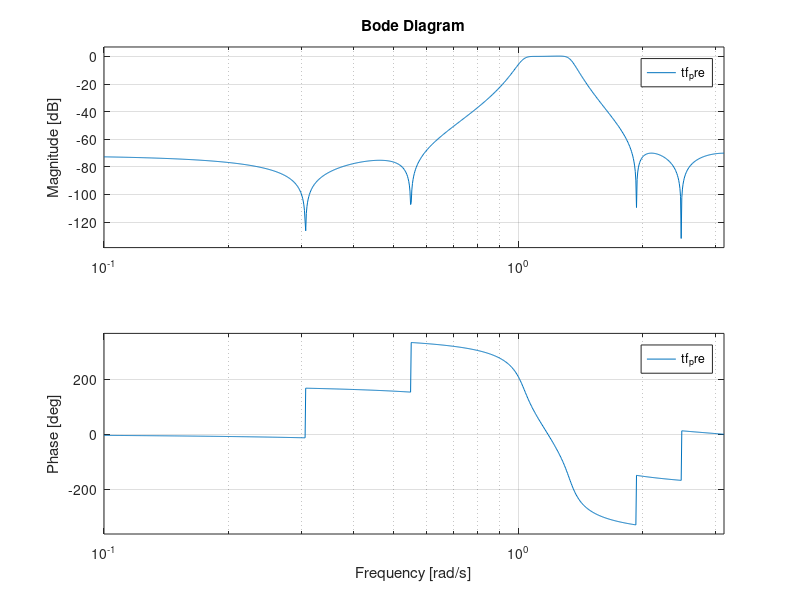
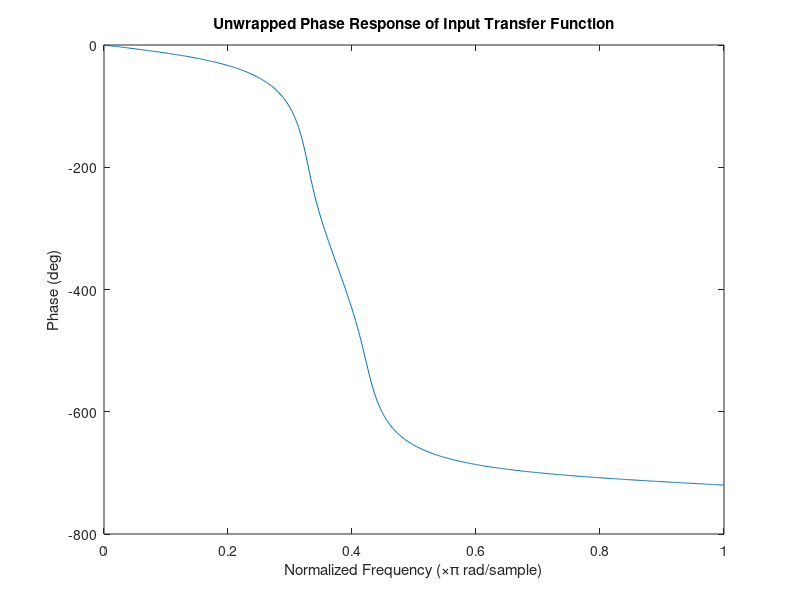
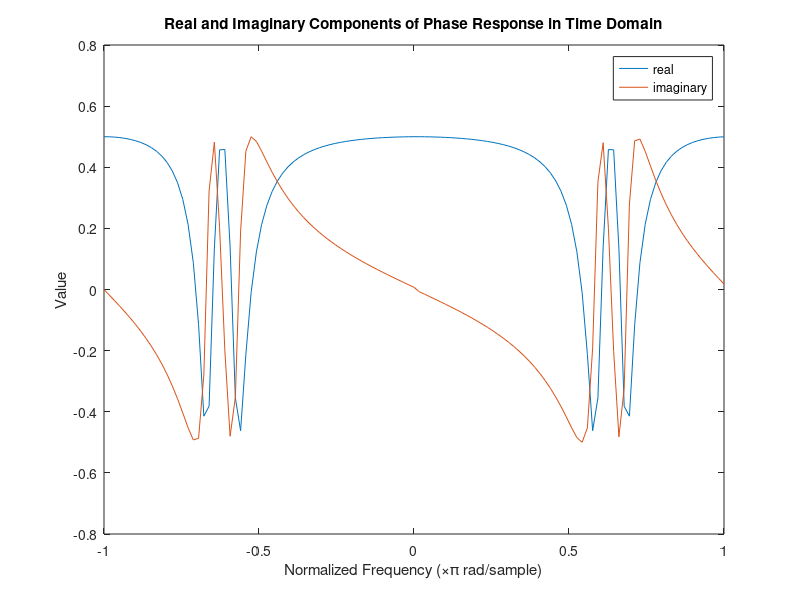
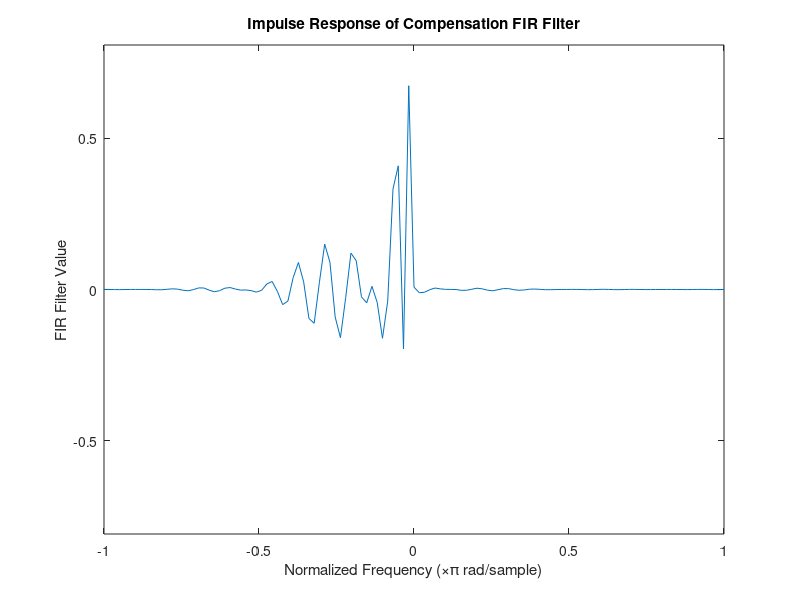

Reproduce these figures in MATLAB, in order.
clear all
close all
pkg('load', 'optim');
pkg('load', 'control');
pkg('load', 'signal');

function b = approx_eq(v1, v2, epsilon)
    d = abs(v1 - v2);
    b = (d < epsilon);
endfunction

function pha_out = rm_pi_jumps(pha_in)
    n = numel(pha_in);
    epsilon = 0.2;
    rolling_offset = 0;
    pha_out = [pha_in(1)];
    for idx = 2:n;
        if (approx_eq(pha_in(idx) - pha_in(idx-1), pi, epsilon))
            rolling_offset -= pi;
        elseif (approx_eq(pha_in(idx) - pha_in(idx-1), -pi, epsilon))
            rolling_offset += pi;
        endif
        pha_out(idx) = pha_in(idx) + rolling_offset;
    endfor
endfunction

function b = is_steeper(w, pha_in, k)
    b = true;
    for idx = 1:numel(w)
        if (w(idx)*k > pha_in(idx))
            b = false;
            return;
        endif 
    endfor
endfunction

function target_delay = find_target_delay(w, pha_in)
    k = pha_in(end)/w(end) + 0.001;
    while (!is_steeper(w, pha_in, k))
        k *= 1.01;
    endwhile
    target_delay = k;
endfunction

#num = [0.0023    0.0058    0.0102    0.0118    0.0102    0.0058    0.0023]
#den = [1.0000   -3.2076    4.6897   -3.8538    1.8573   -0.4931    0.0561]
#num = [1.0349   -0.9159    0.7704   -0.4199    0.1551]
#den = [1.0000   -0.9882    0.7910   -0.3476    0.1694]
num = [0.0015   -0.0020    0.0002   -0.0009    0.0028   -0.0009    0.0002   -0.0020    0.0015]  
den = [1.0000   -2.7355    5.9780   -7.8335    8.5654   -6.3463    3.9239   -1.4513    0.4299]
tf_pre = tf(num, den, 1)

num_points = 60
w = linspace(0, pi, num_points*10);
[mag, pha, w] = bode(tf_pre, w);

figure 1
bode(tf_pre)

% pha to radians
pha = pha*pi/180;
pha = rm_pi_jumps(pha);
%{
start_deg = pha(1)
deg_mid = pha(end/2)
end_deg = pha(end)

[g_pre, w_pre]  = grpdelay(num, den, numel(w)*10);
n = numel(g_pre)
pha = [0];
for k = 2:n
    pha(end+1) = pha(end) + g_pre(k)/n;
endfor
pha = -pha;
end_deg = pha(end)
deg_mid = pha(end/2)
pha = downsample(pha, 10)
%}


%k = find_target_delay(w, pha)
%wk = w*k;
%lin_dif = wk - pha;
figure 2

plot(w/pi, pha*180/pi)
%plot(w, pha, w, wk, w, lin_dif)
title("Unwrapped Phase Response of Input Transfer Function")
xlabel("Normalized Frequency (×π rad/sample)")
ylabel("Phase (deg)")

pha = downsample(pha, 10);
w = linspace(0, pi, num_points);
fresp = [];
for n = 1:numel(w)
    fresp(n)  = 1*exp(1i*pha(n));
endfor

%fresp = [zeros(1, 50), ones(1, 100), zeros(1, 50)];
%fresp = [ones(1, 100), zeros(1, 100)];
Y1=fresp;
Y2 = [Y1(1)/2 Y1(2:end)/2 fliplr(conj(Y1(2:end)))/2 ];
fresp=Y2;

w_sym = linspace(-pi, pi, numel(fresp));

numel(fresp)

figure 3
plot(w_sym/pi, real(fresp), w_sym/pi, imag(fresp))
title("Real and Imaginary Components of Phase Response in Time Domain")
legend("real", "imaginary")
xlabel("Normalized Frequency (×π rad/sample)")
ylabel("Value")

fir = ifft(fresp);
fir_n = numel(fir)
%fir = [fir((end+1)/2:end) fir(1:(end-1)/2)];
fir = ifftshift(fir);
fir_n2 = numel(fir)
fir = fliplr(fir);
%window = blackman(numel(fir))';
window = hamming(numel(fir))';
%window = hanning(numel(fir))';
%window = kaiser(numel(fir))';
%window = chebwin(numel(fir))';
%window = ultrwin(numel(fir), -0.2, 2.1)';



fir = fir .* window *2;

figure 4
plot(w_sym/pi, fir)
title("Impulse Response of Compensation FIR Filter")
xlabel("Normalized Frequency (×π rad/sample)")
ylabel("FIR Filter Value")
y_scale = max(abs(fir))*1.2;
ylim([-y_scale, +y_scale])

size_fir = numel(fir)

figure 5
%[h, w_n] = freqz(fir, 1, numel(pha)*2);
[h, w_n] = freqz(fir, 1, 1024);
w_n = w_n';
fir_pha = unwrap(angle(h))';
fir_pha = fir_pha(1:end/2);
fir_db = mag2db(abs(h));
fir_db = fir_db(1:end/2);
w_n = w_n(1:end/2);

%finer grid for plotting
subplot (2, 1, 1)
plot(w_n/pi, fir_db);
title("Bode Diagram of FIR filter")
ylabel("Magnitude [dB]")

subplot (2, 1, 2)
plot(w_n/pi, fir_pha*180/pi);
xlabel("Normalized Frequency (×π rad/sample)")
ylabel("Phase (deg)")

figure 6
numel(w)
numel(w_n)
numel(fir_pha)

[mag_fine, pha_fine, w_] = bode(tf_pre, w_n);
% pha to radians
pha_fine = pha_fine*pi/180;
pha_fine = rm_pi_jumps(pha_fine);


pha_combined = fir_pha+pha_fine;
plot(w_n/pi, pha_fine*180/pi, w_n/pi, fir_pha*180/pi, w_n/pi, pha_combined*180/pi)
title("Phase Response")
xlabel("Normalized Frequency (×π rad/sample)")
ylabel("Phase (deg)")
legend("Input", "Compensation Filter", "Combined")

%
figure 7
[g_fir, w_g] = grpdelay(fir);
[g_pre, w_g2]  = grpdelay(num, den);
g_com = g_pre+g_fir;

s_g1 = numel(w_g)
s_g2 = numel(w_g2)

grp_max = max(g_fir)

plot(w_g/pi, g_pre, w_g/pi, g_fir, w_g/pi, g_com)
title("Group Delay of FIR Filter")
xlabel("Normalized Frequency (×π rad/sample)")
ylabel("Group Delay (samples)")
legend("Input", "Compensation Filter", "Combined")

%{
figure 8
p_ref = polyfit(w_n, pha_combined, 1);
lin_ref = w_n * p_ref(1);
err = (lin_ref - pha_combined).^2;
plot(w_n/pi, err)
title("Phase Error with FIR Compensation Filter")
xlabel("Normalized Frequency (×π rad/sample)")
ylabel("Error")
%ylim([0, 0.01])
%}

figure 8
avg_grd = mean(g_com)
err = (g_com - avg_grd).^2;
avg_err = mean(err)

plot(w_n/pi, err)
title(sprintf("Group Delay Error with FIR Compensation Filter, avg err=%d", avg_err))
xlabel("Normalized Frequency (×π rad/sample)")
ylabel("Error^2")
